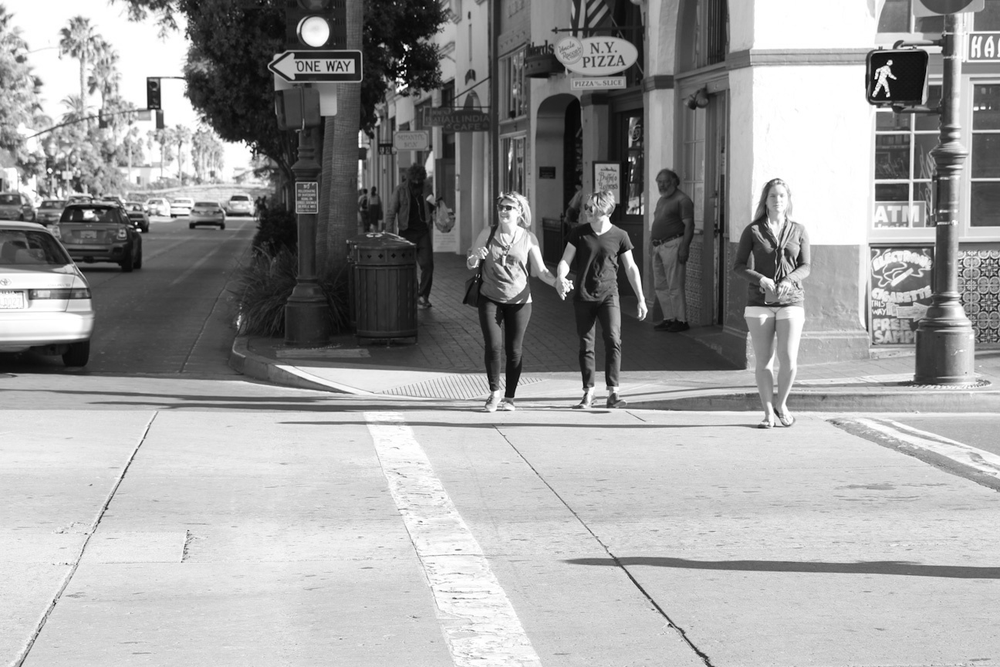
#> input picture nthu/Team4--Denoise_EdgeDetect_Filter/Final_prj-main/image_with_noise/people_gray.bmp, 1000 x 667 px, shrunk from 1296 x 864 before the run
$ python -i image_process.py   (imports and definitions only)   (older library calls are emulated)
#> lines starting #> are read from the running program, lines starting #| are printed output that depends on the picture
import numpy as np
from PIL import Image
import cv2

def add_gaussian_noise(image_path, output_path, mean=0, stddev=25):

    image = Image.open(image_path)
    image_array = np.array(image)

    noise = np.random.normal(mean, stddev, image_array.shape)

    noisy_image_array = image_array + noise

    noisy_image_array = np.clip(noisy_image_array, 0, 255).astype(np.uint8)

    noisy_image = Image.fromarray(noisy_image_array)

    noisy_image.save(output_path)

def add_salt_and_pepper_noise(image_path, output_path, salt_prob=0.01, pepper_prob=0.01):
    image = Image.open(image_path)
    image_array = np.array(image)

    num_salt = np.ceil(salt_prob * image_array.size)
    coords = [np.random.randint(0, i - 1, int(num_salt)) for i in image_array.shape]
    image_array[coords[0], coords[1]] = 255

    num_pepper = np.ceil(pepper_prob * image_array.size)
    coords = [np.random.randint(0, i - 1, int(num_pepper)) for i in image_array.shape]
    image_array[coords[0], coords[1]] = 0

    noisy_image = Image.fromarray(image_array)

    noisy_image.save(output_path)

def reduce_edge_variation(image_path, output_path, kernel_size=5):
    image = cv2.imread(image_path)

    blurred_image = cv2.GaussianBlur(image, (kernel_size, kernel_size), 0)

    cv2.imwrite(output_path, blurred_image)


def enhance_edge_variation(image_path, output_path, alpha=1.5, beta=1.0):
#> called with image_path = 'people_gray.bmp', output_path = 'out.png', alpha = 1.5, beta = 1
    image = cv2.imread(image_path, cv2.IMREAD_GRAYSCALE)
#> image is the input picture: shape (667, 1000); min 0, max 255, mean 157.2
    sobelx = cv2.Sobel(image, cv2.CV_64F, 1, 0, ksize=3)
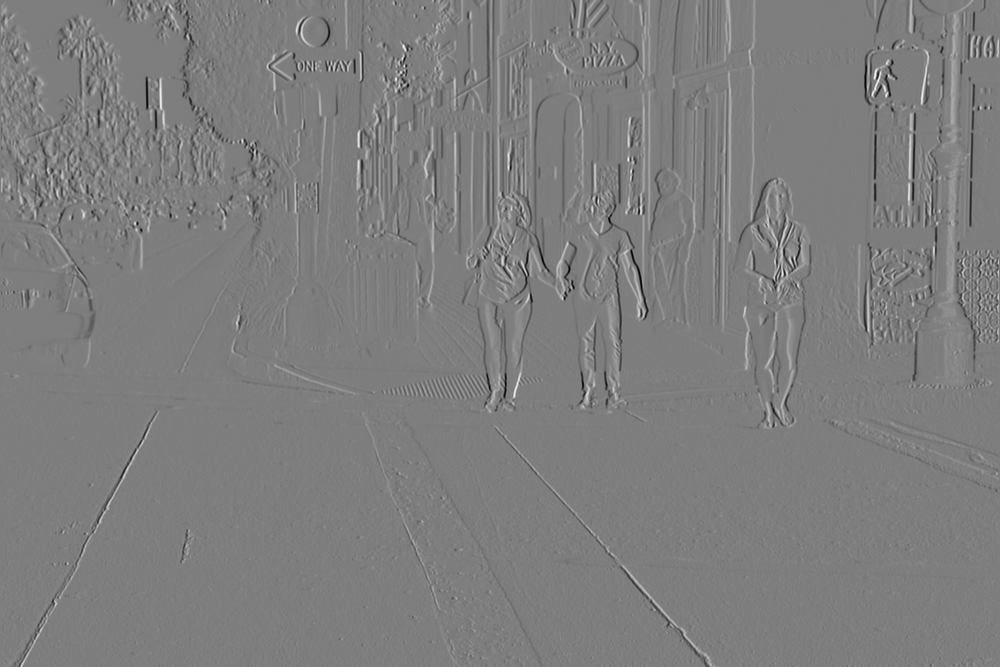
#> sobelx: shape (667, 1000) float64; min -914, max 932, mean -0.2; drawn with min black and max white
    sobely = cv2.Sobel(image, cv2.CV_64F, 0, 1, ksize=3)
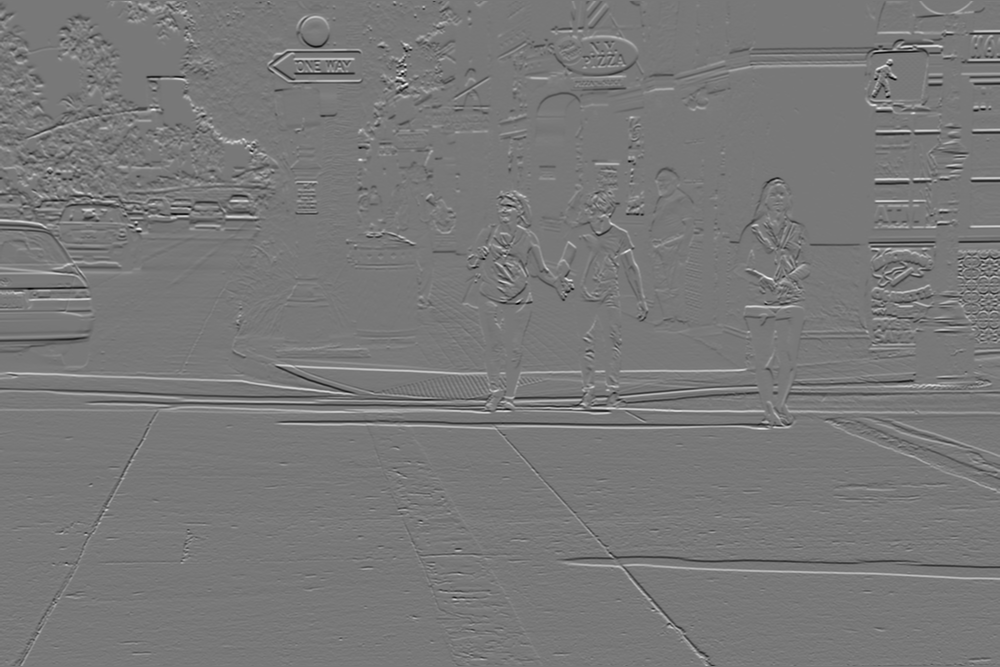
#> sobely: shape (667, 1000) float64; min -856, max 953, mean 1; drawn with min black and max white
    sobel = np.hypot(sobelx, sobely)
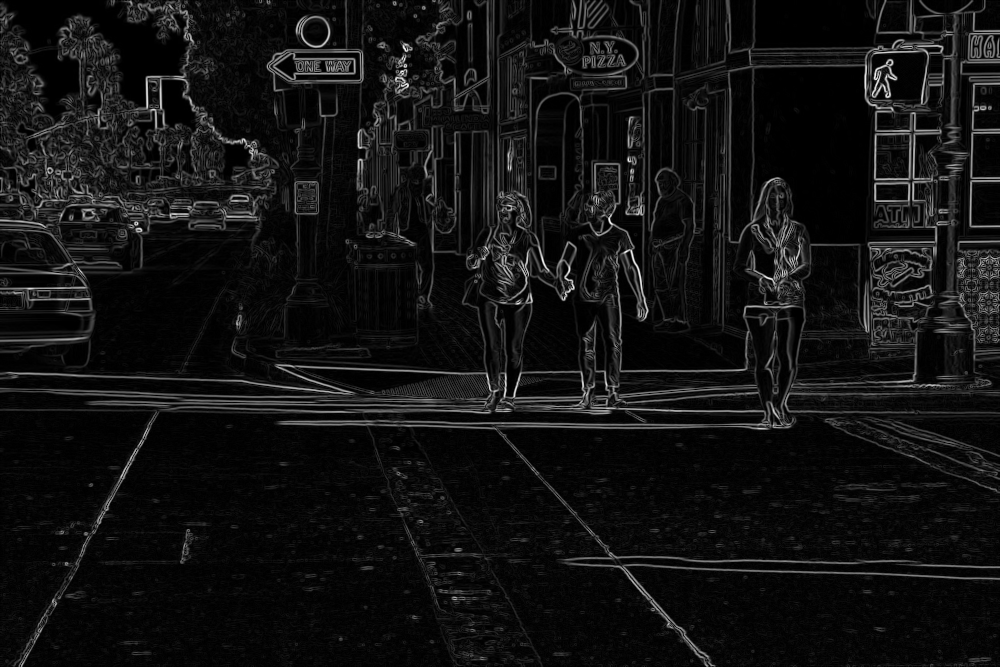
#> sobel: shape (667, 1000) float64; min 0, max 956.3, mean 68.4; drawn with min black and max white
    sobel = np.uint8(sobel / np.max(sobel) * 255)
    enhanced_image = cv2.addWeighted(image, alpha, sobel, beta, 0)
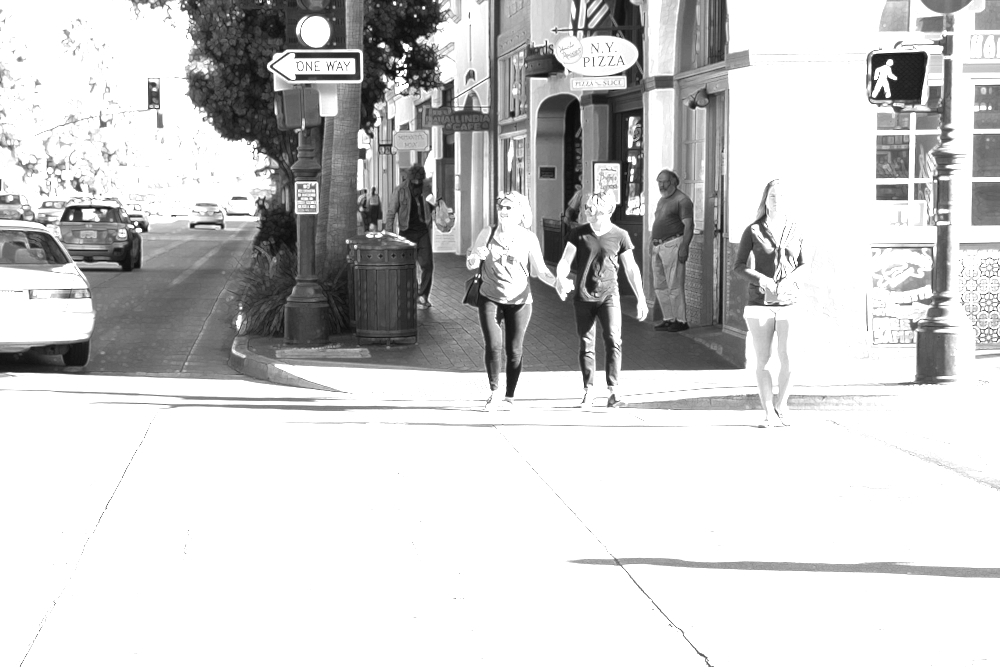
#> enhanced_image: shape (667, 1000); min 10, max 255, mean 204
    cv2.imwrite(output_path, enhanced_image)


input_image_path = './people_gray.bmp'
output_image_path = './people_gray_reduce_edge_variation.bmp'
# [1 line not run here, left out]

>>> result = enhance_edge_variation('people_gray.bmp', 'out.png')
